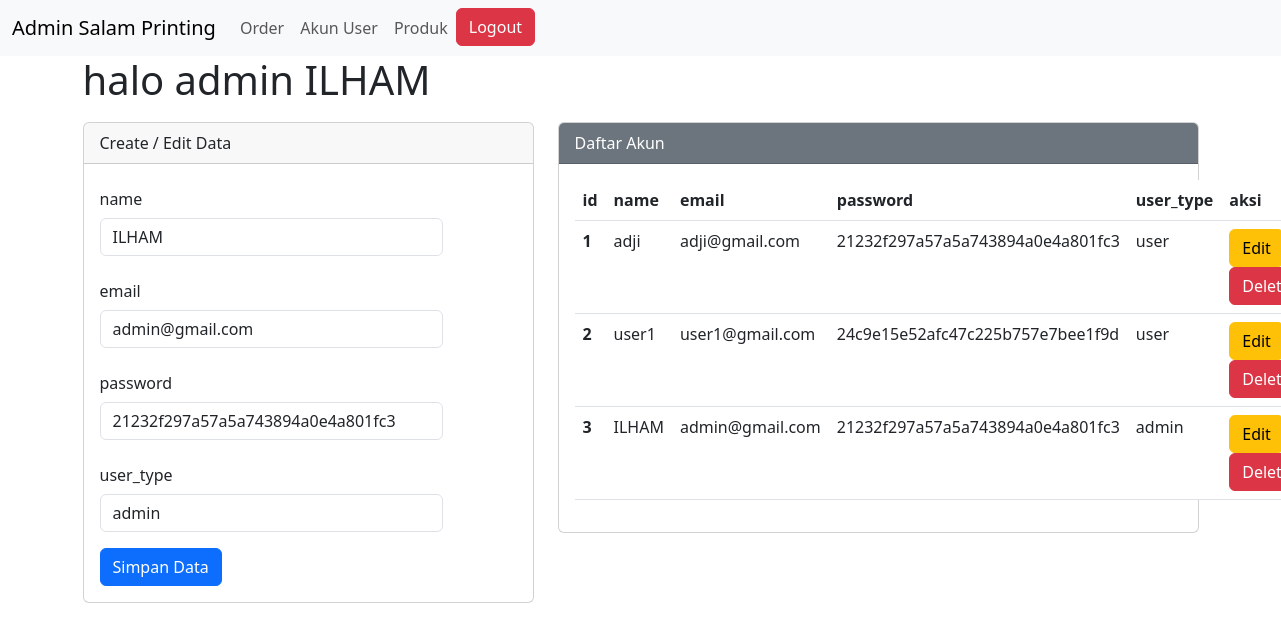
Page /akun_admin.php?op=edit&id=10 (signed in) on the committed database.
### tables this page shows
CREATE TABLE `user_form` (
  `id` int(255) NOT NULL,
  `name` varchar(255) NOT NULL,
  `email` varchar(255) NOT NULL,
  `password` varchar(255) NOT NULL,
  `user_type` varchar(255) NOT NULL DEFAULT 'user'
);

### script_akun.php (called while the page is built, shortened)
<?php
if (isset($_GET['op'])) {
    $op = $_GET['op'];
} else {
    $op = "";
}
if ($op == 'edit') {
    $id             = $_GET['id'];
    $sql1           = "select * from user_form where id = '$id'";
    $q1             = mysqli_query($koneksi, $sql1);
    $r1             = mysqli_fetch_array($q1);
    $name           = $r1['name'];
    $email          = $r1['email'];
    $password       = $r1['password'];
    $user_type      = $r1['user_type'];
}
?>

### akun_admin.php (the view, shortened to what this page needs)
<?php
@include 'config.php';
@include 'script_akun.php';
?>
<!DOCTYPE html>
<html lang="en">
<head>
    <link href="https://cdn.jsdelivr.net/npm/bootstrap@5.3.0/dist/css/bootstrap.min.css" rel="stylesheet">
</head>
<body>
    <nav class="navbar navbar-expand-lg bg-body-tertiary">
        <div class="container-fluid">
            <a class="navbar-brand" href="#">Admin Salam Printing</a>
            <div class="collapse navbar-collapse" id="navbarSupportedContent">
                <ul class="navbar-nav me-auto mb-2 mb-lg-0">
                    <li class="nav-item">
                        <a class="nav-link" aria-current="page" href="order_admin.php">Order</a>
                    </li>
                    <li class="nav-item">
                        <a class="nav-link" aria-current="page" href="akun_admin.php">Akun User</a>
                    </li>
                    <li class="nav-item">
                        <a class="nav-link" aria-current="page" href="produk_admin.php">Produk</a>
                    </li>
                    <li>
                        <a href="script_logout.php" onclick="return confirm('Yakin mau logout?')"><button type="button" class="btn btn-danger">Logout</button></a>
                    </li>
                </ul>
            </div>
        </div>
    </nav>
    <div class="container">
    <h1>halo admin <span><?php echo $_SESSION['admin_name'] ?></span></h1>
        <div class="row">
            <div class="col-md-5 col-sm-6">
                <div class="card">
                    <div class="card-header">
                        Create / Edit Data
                    </div>
                    <div class="card-body">
                        <form action="" method="POST">
                            <div class="mb-3 row">
                                <label for="name" class="col-sm-3 col-form-label">name</label>
                                <div class="col-sm-10">
                                    <input type="text" class="form-control" id="name" name="name" value="<?php echo $name ?>">
                                </div>
                            </div>
                            <div class="mb-3 row">
                                <label for="email" class="col-sm-3 col-form-label">email</label>
                                <div class="col-sm-10">
                                    <input type="text" class="form-control" id="email" name="email" value="<?php echo $email ?>">
                                </div>
                            </div>
                            <div class="mb-3 row">
                                <label for="password" class="col-sm-3 col-form-label">password</label>
                                <div class="col-sm-10">
                                    <input type="text" class="form-control" id="password" name="password" value="<?php echo $password ?>">
                                </div>
                            </div>
                            <div class="mb-3 row">
                                <label for="user_type" class="col-sm-3 col-form-label">user_type</label>
                                <div class="col-sm-10">
                                    <select class="form-control" name="user_type" id="user_type">
                                        <option value="admin" <?php if ($user_type == "admin") echo "selected" ?>>admin</option>
                                    </select>
                                </div>
                            </div>
                            <div class="col-12">
                                <input type="submit" name="simpan" value="Simpan Data" class="btn btn-primary" />
                            </div>
                        </form>
                    </div>
                </div>
            </div>
            <div class="col-md-7 col-sm-12">
                <div class="card">
                    <div class="card-header text-white bg-secondary">
                        Daftar Akun
                    </div>
                    <div class="card-body">
                        <table class="table">
                            <thead>
                                <tr>
                                    <th scope="col">id</th>
                                    <th scope="col">name</th>
                                    <th scope="col">email</th>
                                    <th scope="col">password</th>
                                    <th scope="col">user_type</th>
                                    <th scope="col">aksi</th>
                                </tr>
                            </thead>
                            <tbody>
                                <?php
                                $sql2   = "select * from user_form order by id desc";
                                $q2     = mysqli_query($koneksi, $sql2);
                                $urut   = 1;
                                while ($r2 = mysqli_fetch_array($q2)) {
                                    $id   = $r2['id'];
                                    $name           = $r2['name'];
                                    $email          = $r2['email'];
                                    $password       = $r2['password'];
                                    $user_type      = $r2['user_type'];
                                ?>
                                    <tr>
                                        <th scope="row"><?php echo $urut++ ?></th>
                                        <td scope="row"><?php echo $name ?></td>
                                        <td scope="row"><?php echo $email ?></td>
                                        <td scope="row"><?php echo $password ?></td>
                                        <td scope="row"><?php echo $user_type ?></td>
                                        <td scope="row">
                                            <a href="akun_admin.php?op=edit&id=<?php echo $id ?>"><button type="button" class="btn btn-warning">Edit</button></a>
                                            <a href="akun_admin.php?op=delete&id=<?php echo $id?>" onclick="return confirm('Yakin mau delete data?')"><button type="button" class="btn btn-danger">Delete</button></a>
                                        </td>
                                    </tr>
                                <?php
                                }
                                ?>
                            </tbody>
                        </table>
                    </div>
                </div>
            </div>
        </div>
    </div>
</body>
</html>

### akun_admin.php (style rules this page uses)
.card { margin-top: 10px; }

### rows in the picture
user_form: name "ILHAM", email "admin@gmail.com", password "21232f297a57a5a743894a0e4a801fc3", user_type "admin"
user_form: name "adji", email "adji@gmail.com", password "21232f297a57a5a743894a0e4a801fc3", user_type "user"
user_form: name "user1", email "user1@gmail.com", password "24c9e15e52afc47c225b757e7bee1f9d", user_type "user"

### other values in the picture
$_SESSION['admin_name'] "ILHAM"
